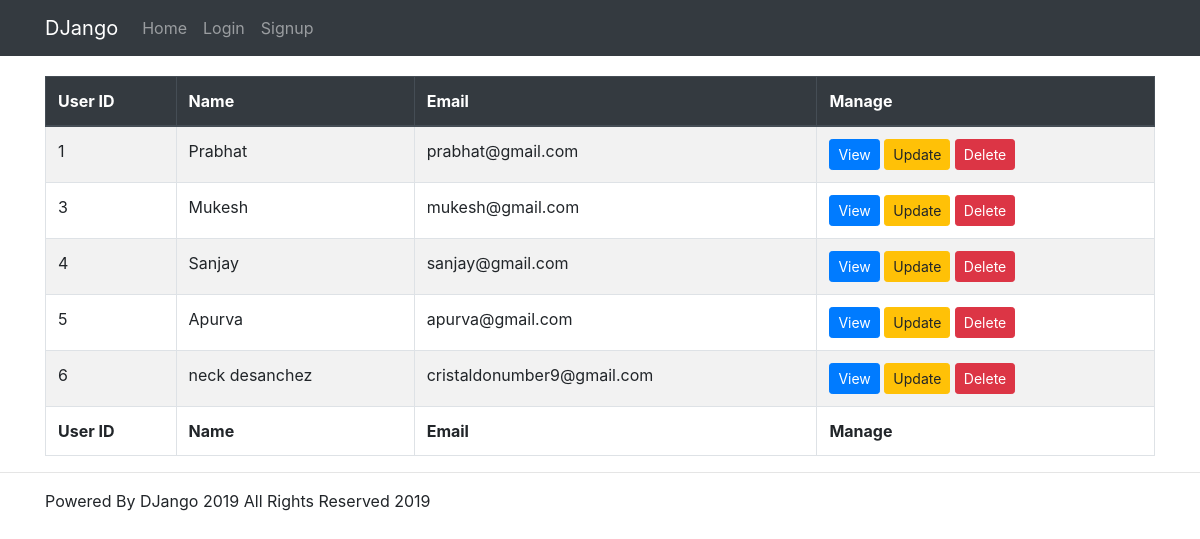
The app's page /allusers/, older data.
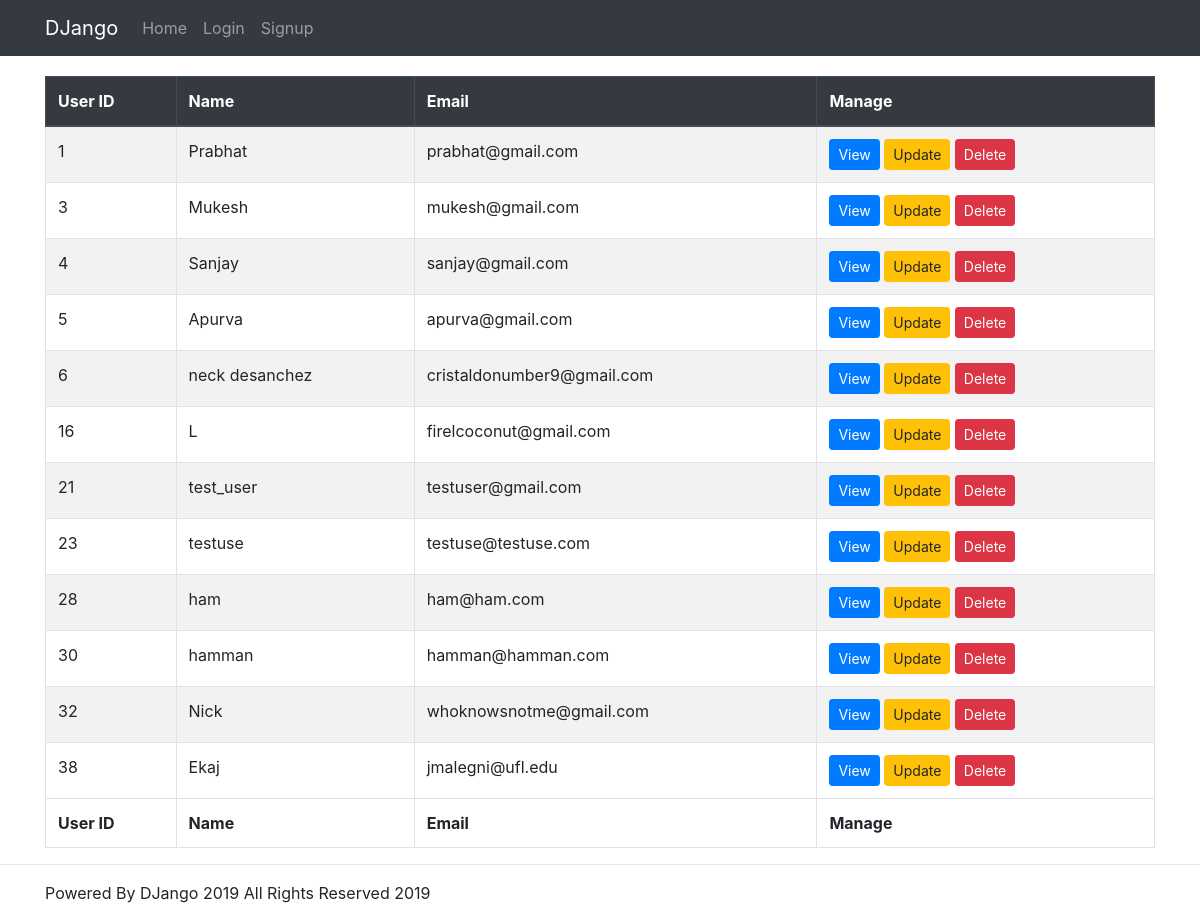
The same page, newer data.
### website/models.py (models this page shows)
class Users(models.Model):
    name = models.CharField(max_length=80)
    email = models.EmailField(unique=True)
    password = models.CharField(max_length=50)
    location = models.CharField(max_length=50, default='Unknown')
    family_size = models.PositiveIntegerField(default = 1)
    medical_issues = models.TextField(blank=True, null=True)
    medication_amount = models.IntegerField(default=0)
    women_bool = models.BooleanField(default=False)
    child_bool = models.BooleanField(default=False)
    baby_bool = models.BooleanField(default=False)

### website/views.py (the view)
# urls.py: path('allusers/',allusers,name="allusers"),
def allusers (request):
    users_list = Users.objects.all()
    return render(request,'allusers.html',{'list':users_list})

### build/lib/website/templates/allusers.html
{% extends 'layout.html' %}
{% block content %}
<div class="container" style="margin-top: 20px;">
    <table class="table table-bordered table-striped">
        <thead class="thead-dark">
            <tr>
                <th>User ID</th>
                <th>Name</th>
                <th>Email</th>
                <th>Manage</th>
            </tr>
        </thead>
        <tbody>
            {% for item in list %}
                <tr>
                    <td>{{item.id}}</td>
                    <td>{{item.name}}</td>
                    <td>{{item.email}}</td>
                    <td>
                        <a href="{% url 'singleuser' item.id %}" class="btn btn-primary btn-sm">View</a>
                        <a href="{% url 'edituser' item.id %}" class="btn btn-warning btn-sm">Update</a>
                        <a href="{% url 'deleteuser' item.id %}" class="btn btn-danger btn-sm">Delete</a>
                    </td>
                </tr>
            {% endfor %}
        </tbody>
        <tfoot>
            <tr>
                <th>User ID</th>
                <th>Name</th>
                <th>Email</th>
                <th>Manage</th>
            </tr>
        </tfoot>
    </table>
</div>
{% endblock %}

### build/lib/website/templates/layout.html (shortened to what this page needs)
<!DOCTYPE html>
{% load static %}
<html lang="en">
<head>
    <link rel="stylesheet" href="{% static 'css/bootstrap.min.css' %}">
</head>
<body>
    <nav class="navbar navbar-expand-lg navbar-dark bg-dark">
           <div class="container">
                <a class="navbar-brand" href="{% url 'home' %}">DJango</a>
                <div class="collapse navbar-collapse" id="navbarSupportedContent">
                  <ul class="navbar-nav mr-auto">
                    <li class="nav-item">
                      <a class="nav-link" href="{% url 'home' %}">Home</a>
                    </li>
                    {% if request.session.user_email %}
                      <li class="nav-item">
                        <a class="nav-link" href="{% url 'profile' %}">Profile</a>
                        </li>
                      <li class="nav-item">
                        <a class="nav-link" href="{% url 'allusers' %}">Users</a>
                      </li>
                      <li class="nav-item">
                        <a class="nav-link" href="{% url 'logout' %}">Logout</a>
                      </li>
                    {% else %}
                        <li class="nav-item">
                          <a class="nav-link" href="{% url 'login' %}">Login</a>
                        </li>
                        <li class="nav-item">
                          <a class="nav-link" href="{% url 'signup' %}">Signup</a>
                        </li>
                    {% endif%}
                  </ul>
                </div>
           </div>
          </nav>
    {% block content %}
    {% endblock %}
    <hr>
    <footer>
        <div class="container">
            <p>Powered By DJango 2019 All Rights Reserved 2019</p>
        </div>
    </footer>
</body>
</html>

Row changes from the older to the newer data that the page shows:
added Users: id "16", name "L", email "firelcoconut@gmail.com"
added Users: id "21", name "test_user", email "testuser@gmail.com"
added Users: id "23", name "testuse", email "testuse@testuse.com"
added Users: id "28", name "ham", email "ham@ham.com"
added Users: id "30", name "hamman", email "hamman@hamman.com"
added Users: id "32", name "Nick", email "whoknowsnotme@gmail.com"
added Users: id "38", name "Ekaj", email "jmalegni@ufl.edu"
